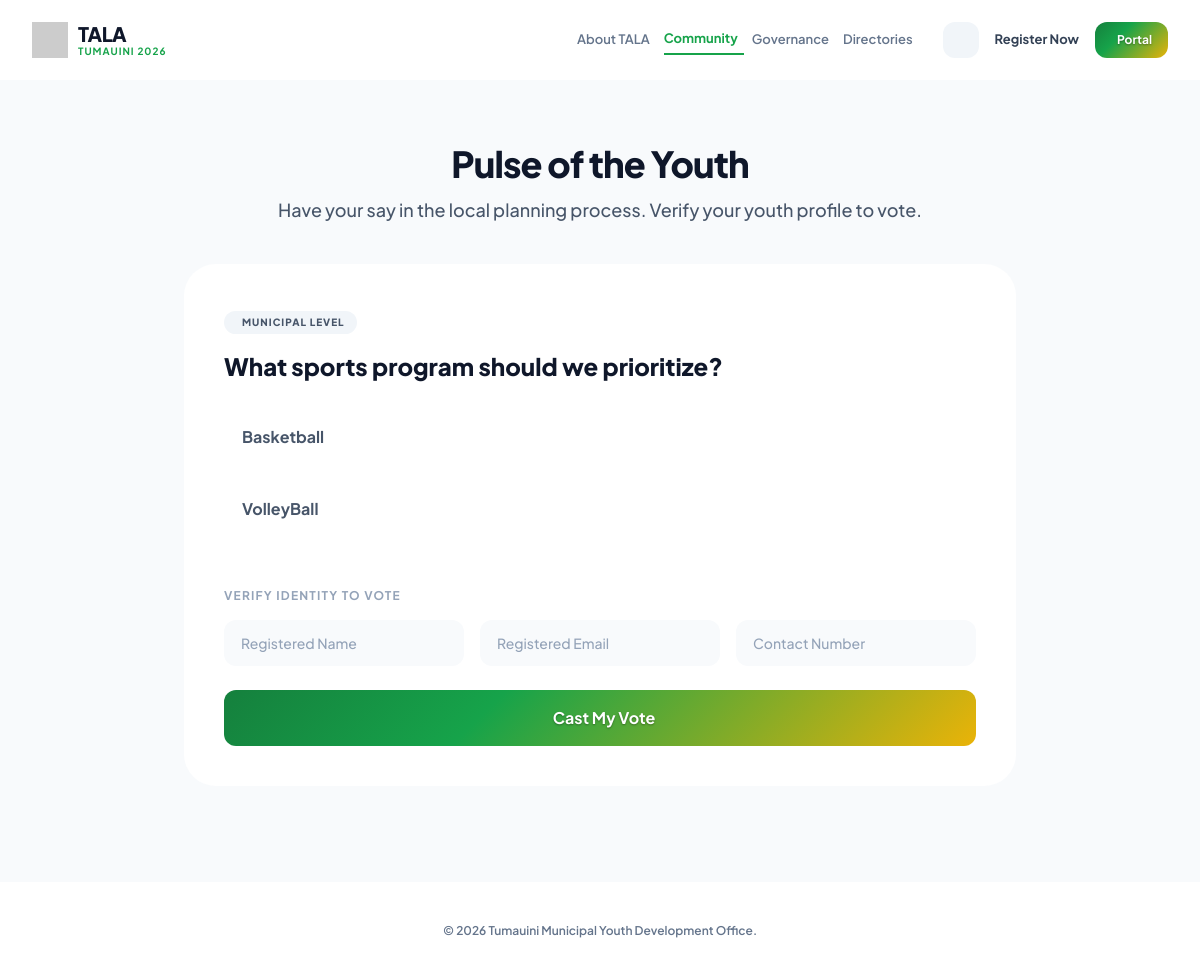
The app's page /public_polls.php with its own data.
### tables this page shows
CREATE TABLE `polls` (
  `id` int(11) NOT NULL,
  `question` varchar(255) NOT NULL,
  `barangay` varchar(255) NOT NULL,
  `status` enum('active','closed') DEFAULT 'active',
  `created_by` varchar(255) NOT NULL,
  `created_at` timestamp NULL DEFAULT current_timestamp()
);

CREATE TABLE `poll_options` (
  `id` int(11) NOT NULL,
  `poll_id` int(11) NOT NULL,
  `option_text` varchar(255) NOT NULL,
  `votes_count` int(11) DEFAULT 0
);

### public_polls.php (the view, shortened to what this page needs)
<?php
require 'db_connect.php';
try {
    $pdo->exec("CREATE TABLE IF NOT EXISTS `polls` (
        `id` INT AUTO_INCREMENT PRIMARY KEY,
        `question` VARCHAR(255) NOT NULL,
        `barangay` VARCHAR(255) NOT NULL,
        `status` ENUM('active', 'closed') DEFAULT 'active',
        `created_by` VARCHAR(255) NOT NULL,
        `created_at` TIMESTAMP DEFAULT CURRENT_TIMESTAMP
    )");
    $pdo->exec("CREATE TABLE IF NOT EXISTS `poll_options` (
        `id` INT AUTO_INCREMENT PRIMARY KEY,
        `poll_id` INT NOT NULL,
        `option_text` VARCHAR(255) NOT NULL,
        `votes_count` INT DEFAULT 0,
        `FOREIGN KEY` (`poll_id`) REFERENCES `polls`(`id`) ON DELETE CASCADE
    )");
    $pdo->exec("CREATE TABLE IF NOT EXISTS `poll_votes` (
        `id` INT AUTO_INCREMENT PRIMARY KEY,
        `poll_id` INT NOT NULL,
        `youth_id` INT NOT NULL,
        `created_at` TIMESTAMP DEFAULT CURRENT_TIMESTAMP,
        `FOREIGN KEY` (`poll_id`) REFERENCES `polls`(`id`) ON DELETE CASCADE
    )");
} catch (PDOException $e) {}
$polls = $pdo->query("SELECT * FROM polls WHERE status = 'active' ORDER BY created_at DESC")->fetchAll(PDO::FETCH_ASSOC);
?>
<!DOCTYPE html>
<html lang="en" class="scroll-smooth light">
<head>
    <script src="https://cdn.tailwindcss.com"></script>
</head>
<body class="bg-slate-50 dark:bg-zinc-950 text-slate-800 dark:text-zinc-100 font-sans antialiased min-h-screen flex flex-col justify-between selection:bg-brand-900 selection:text-white transition-colors duration-300">
    <?php include 'navigation.php'; ?>
    <main class="flex-1 w-full pt-16 pb-24 max-w-4xl mx-auto px-6 lg:px-8">
        <div class="mb-10 text-center">
            <h1 class="text-3xl sm:text-4xl font-extrabold text-slate-900 dark:text-white tracking-tight mb-3 transition-colors">Pulse of the Youth</h1>
            <p class="text-slate-600 dark:text-zinc-400 text-base sm:text-lg font-medium transition-colors">Have your say in the local planning process. Verify your youth profile to vote.</p>
        </div>
        <div class="space-y-8">
            <?php if(empty($polls)): ?>
                <div class="text-center py-20 bg-white dark:bg-zinc-900 rounded-[2rem] border border-slate-200 dark:border-zinc-800 border-dashed transition-colors">
                    <i class="ph-fill ph-check-square-offset text-5xl text-slate-300 dark:text-zinc-600 mb-4 inline-block transition-colors"></i>
                    <h3 class="text-xl font-bold text-slate-800 dark:text-white mb-1 transition-colors">No active polls right now</h3>
                    <p class="text-slate-500 dark:text-zinc-400 text-sm transition-colors">Check back later when the SK requires community feedback.</p>
                </div>
            <?php else: ?>
                <?php foreach($polls as $poll):
                    $options = $pdo->query("SELECT * FROM poll_options WHERE poll_id = {$poll['id']}")->fetchAll(PDO::FETCH_ASSOC);
                ?>
                    <div class="bg-white dark:bg-zinc-900 p-8 md:p-10 rounded-[2rem] transition-colors">
                        <span class="inline-flex items-center gap-1.5 px-3 py-1 rounded-full bg-slate-100 dark:bg-zinc-800 text-slate-600 dark:text-zinc-400 text-[10px] font-extrabold uppercase tracking-widest mb-4 transition-colors">
                            <i class="ph-fill ph-map-pin"></i> <?= htmlspecialchars($poll['barangay']) ?>
                        </span>
                        <h2 class="text-2xl font-extrabold text-slate-900 dark:text-white mb-6 leading-snug transition-colors"><?= htmlspecialchars($poll['question']) ?></h2>
                        <form method="POST" class="space-y-6">
                            <div class="space-y-3">
                                <?php foreach($options as $opt): ?>
                                    <div class="relative">
                                        <label for="opt_<?= $opt['id'] ?>" class="block w-full p-4 border-2 border-slate-200 dark:border-zinc-700 rounded-xl cursor-pointer peer-hover:border-brand-300 dark:peer-hover:border-brand-600 transition-all font-bold text-slate-600 dark:text-zinc-300">
                                            <?= htmlspecialchars($opt['option_text']) ?>
                                        </label>
                                    </div>
                                <?php endforeach; ?>
                            </div>
                            <div class="pt-6 border-t border-slate-100 dark:border-zinc-800/80 transition-colors">
                                <p class="text-xs font-bold text-slate-400 dark:text-zinc-500 uppercase tracking-widest mb-4 transition-colors">Verify Identity to Vote</p>
                                <div class="grid grid-cols-1 md:grid-cols-3 gap-4">
                                    <input type="text" name="full_name" placeholder="Registered Name" required
                                           class="w-full bg-slate-50 dark:bg-zinc-950 border border-slate-200 dark:border-zinc-700 rounded-xl px-4 py-3 text-sm font-medium focus:bg-white dark:focus:bg-zinc-900 focus:ring-2 focus:ring-brand-600 outline-none text-slate-900 dark:text-white placeholder:text-slate-400 dark:placeholder:text-zinc-500 transition-all">
                                    <input type="email" name="email" placeholder="Registered Email" required
                                           class="w-full bg-slate-50 dark:bg-zinc-950 border border-slate-200 dark:border-zinc-700 rounded-xl px-4 py-3 text-sm font-medium focus:bg-white dark:focus:bg-zinc-900 focus:ring-2 focus:ring-brand-600 outline-none text-slate-900 dark:text-white placeholder:text-slate-400 dark:placeholder:text-zinc-500 transition-all">
                                    <input type="tel" name="contact" placeholder="Contact Number" required
                                           class="w-full bg-slate-50 dark:bg-zinc-950 border border-slate-200 dark:border-zinc-700 rounded-xl px-4 py-3 text-sm font-medium focus:bg-white dark:focus:bg-zinc-900 focus:ring-2 focus:ring-brand-600 outline-none text-slate-900 dark:text-white placeholder:text-slate-400 dark:placeholder:text-zinc-500 transition-all">
                                </div>
                            </div>
                            <button type="submit" class="w-full btn-gradient font-bold py-4 rounded-xl flex items-center justify-center gap-2 mt-4">
                                <i class="ph-bold ph-check-square-offset text-xl"></i> Cast My Vote
                            </button>
                        </form>
                    </div>
                <?php endforeach; ?>
            <?php endif; ?>
        </div>
    </main>
    <footer class="bg-white dark:bg-zinc-950 border-t border-slate-200 dark:border-zinc-800 py-10 px-6 lg:px-8 mt-auto transition-colors duration-300">
        <div class="max-w-7xl mx-auto text-center text-xs font-semibold text-slate-500 dark:text-zinc-500 transition-colors">
            &copy; <?= date('Y') ?> Tumauini Municipal Youth Development Office.
        </div>
    </footer>
</body>
</html>

### public_polls.php (style rules this page uses)
body { transition: background-color 0.3s ease, color 0.3s ease; }
.btn-gradient { background: #15803d; color: #ffffff; transition: all 0.2s ease; }

### navigation.php (style rules this page uses)
.btn-gradient, .btn-yellow-glow-r, button.bg-\[\#15803d\], button.bg-\[\#16a34a\], a.bg-\[\#15803d\], a.bg-\[\#16a34a\] { background: linear-gradient(135deg, #15803d 0%, #16a34a 35%, #eab308 100%) !important; color: #ffffff !important; text-shadow: 0 1px 2px rgba(0, 0, 0, 0.35) !important; box-shadow: none !important; position: relative !important; overflow: hidden !important; transition: transform 0.2s ease, opacity 0.2s ease !important; }
.btn-gradient::before, .btn-yellow-glow-r::before, button.bg-\[\#15803d\]::before, button.bg-\[\#16a34a\]::before, a.bg-\[\#15803d\]::before, a.bg-\[\#16a34a\]::before { display: none !important; content: none !important; }
.border, .border-2, .border-4, .border-\[3px\], .border-t, .border-b, .border-l, .border-r, .border-slate-100, .border-slate-200, .border-slate-200\/40, .border-slate-200\/60, .border-slate-200\/70, .border-slate-200\/80, .border-slate-700, .border-slate-800, .border-white\/10, .border-white\/20, .border-white\/40, .dark .border-zinc-700, .dark .border-zinc-800, .dark .border-zinc-800\/80, .dark .border-zinc-900, .dark .border-zinc-950 { border-color: transparent !important; }
input, select, textarea, button, a { outline: none !important; -webkit-tap-highlight-color: transparent; }

### records on screen
polls: barangay "MUNICIPAL LEVEL", question "What sports program should we prioritize?"
poll_options: option_text "Basketball"
poll_options: option_text "VolleyBall"
